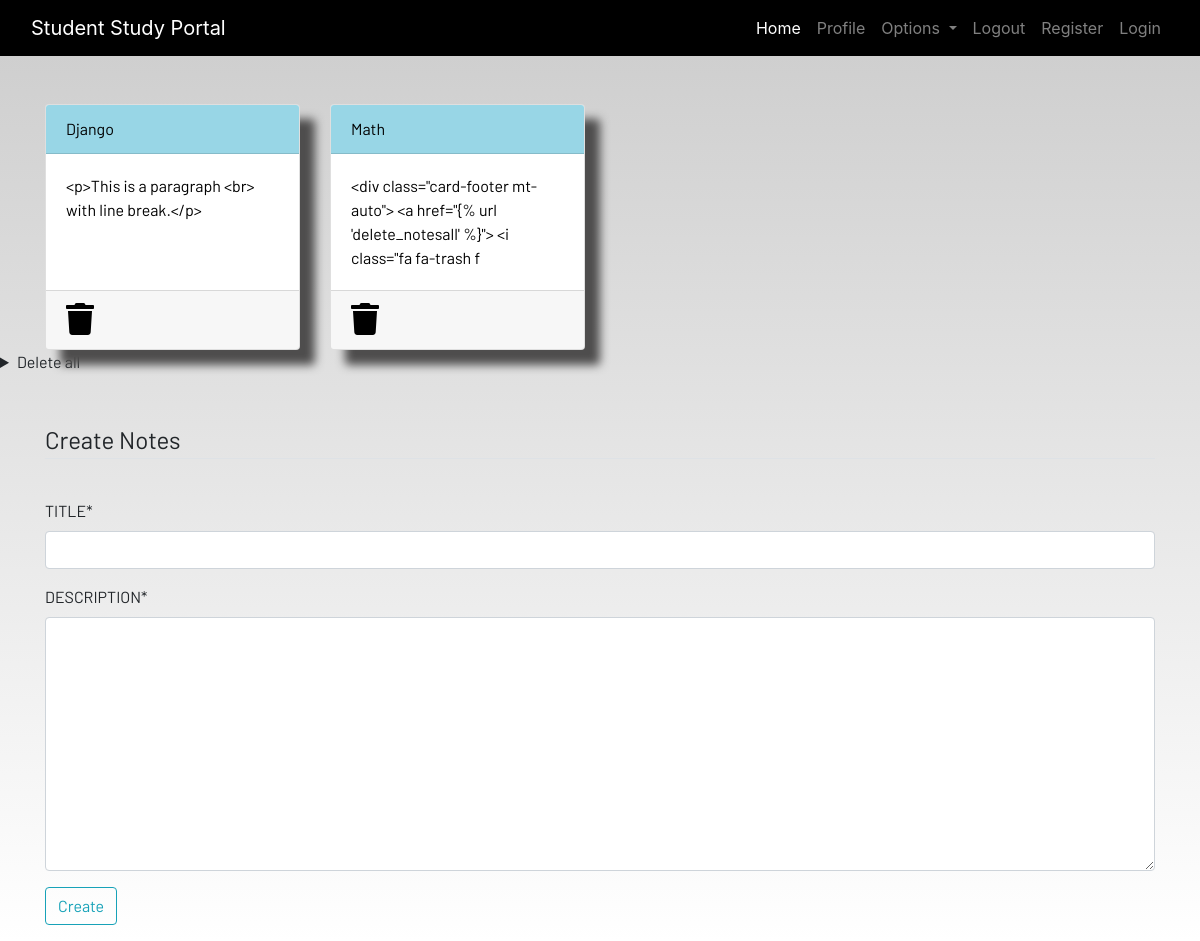
Screenshot of /notes/ (signed in) with the database file from the repository.
### dashboard/models.py (models this page shows, shortened)
class Notes(models.Model):
    user=models.ForeignKey(User,on_delete=models.CASCADE)
    TITLE = models.CharField(max_length=200)
    DESCRIPTION = models.TextField()
    class Meta:
        verbose_name = 'notes'
        verbose_name_plural = 'notes'

### dashboard/views.py (the view)
# urls.py: path('notes/', views.notes,name='notes'),
def notes(request):
    if request.method == 'POST':
        form = NotesForm(request.POST)
        if form.is_valid():
            notes = Notes(user=request.user,TITLE=request.POST['TITLE'],DESCRIPTION=request.POST['DESCRIPTION'])
            notes.save()
        messages.success(request,f"Notes saved by  {request.user.username}  successfully")
    else:
            form=NotesForm()
    notes = Notes.objects.filter(user=request.user)
    context = {'notes': notes,'form': form}
    return render(request, 'dashboard/notes.html',context)

### dashboard/forms.py
class NotesForm(forms.ModelForm):
    class Meta:
        model=Notes
        fields=['TITLE', 'DESCRIPTION']

### dashboard/templates/dashboard/notes.html (shortened to what this page needs)
{% extends 'dashboard/base.html' %} {% load crispy_forms_tags %} {% load static
%} {% block content %}
<div class="container">
  <div class="row">
    {% for note in notes %}
    <div class="col-md-3">
      <a href="{% url 'notes_detail' note.id %}">
        <div class="card">
          <div class="card-header">{{note.TITLE}}</div>
          <div class="card-body">{{note.DESCRIPTION|slice:"0:100"}}</div>
          <div class="card-footer mt-auto">
            <a href="{% url 'delete_notes' note.id %}">
              <i class="fa fa-trash fa-2x"></i
            ></a>
          </div>
        </div>
      </a>
    </div>
    {% endfor %}
    <br /><br />
  </div>
</div>
<details>
  <summary>Delete all</summary>
</details>
<br /><br />
<div class="container">
  <form method="POST">
    <fieldset class="form-group">
      <legend class="border-bottom mb-4">Create Notes</legend>
    </fieldset>
    {{form|crispy}}
    <div class="form-group">
      <button href="" class="btn btn-outline-info" type="submit">Create</button>
    </div>
  </form>
</div>
{% endblock content %}

### dashboard/static/css/main.css (style rules this page uses)
html { scroll-behavior: smooth; height: 100%; width: 100%; }
.card { box-shadow: 15px 15px 10px rgb(78, 77, 77); }
a { text-decoration: none !important; color: black; }
.card-header { color: black !important; background: rgb(152, 214, 230) !important; transition: 0.3s ease-in; }
html, body { max-width: 100%; overflow-x: hidden; height: 100%; width: 100%; }
body { background: linear-gradient(rgba(0, 0, 0, 0.2), rgba(255, 255, 255, 0.5)); overflow-x: hidden; background-repeat: no-repeat; }
.card-header { background-color: rgb(133, 204, 231); }
.col-md-3 .card { width: 100%; height: 100%; }
.fa { color: black; }

### rows the page displays
Notes: TITLE "Django", DESCRIPTION "<p>This is a paragraph <br> with line break.</p>"
Notes: TITLE "Math", DESCRIPTION "<div class=\"card-footer mt-auto\"> <a href=\"{% url 'delete_notesall' %}\"> <i class=\"fa fa-trash f"
